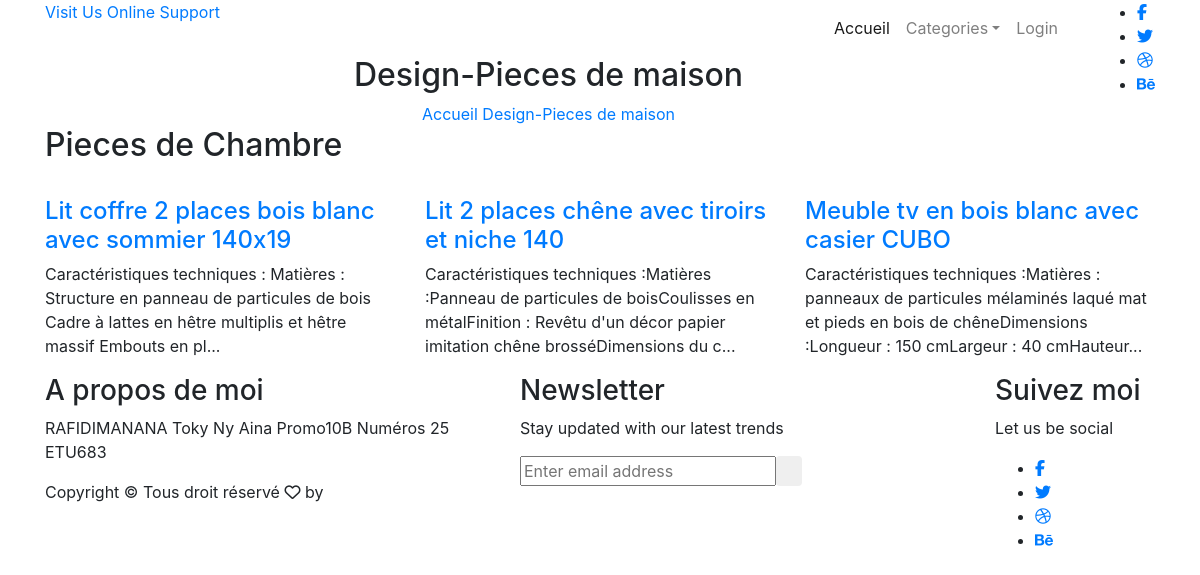
The app's page /produits/2/Chambre/Pieces-de-maison with its own data.
### tables this page shows
CREATE TABLE IF NOT EXISTS `pieces` (
  `IDPIECES` int(10) unsigned NOT NULL AUTO_INCREMENT,
  `IDCATEGORIE` int(10) unsigned NOT NULL,
  `NOMPIECES` varchar(50) DEFAULT NULL,
  `DESCRIPTIONS` longtext,
  `NOTES` int(11) DEFAULT NULL,
  `NOUVEAU` int(11) DEFAULT NULL,
  `MATIERES` longtext,
  PRIMARY KEY (`IDPIECES`),
  KEY `FK_SOUSCATEGORIE` (`IDCATEGORIE`)
);

### web/fonctions/get_data.php (called while the page is built, shortened)
<?php
    function getConnection(){
        $servername = "sql7.freemysqlhosting.net:3306";
        $username = "sql7290683";
        $password = "JjrX6qeGsB";
        $dbname = "sql7290683";
        $con = null;
        try{
            $con = new mysqli($servername, $username, $password, $dbname);
        }catch(Exception $e){
            throw $e->getMessage();
        }
        return $con;
    }
    function getProduitsByCategorie($idcat){
        $response = null;
        $conn = getConnection();
        try{
            $sql = " SELECT * FROM pieces WHERE IDCATEGORIE=".$idcat;
            $result = $conn->query($sql);
            $response = $result;
        }catch(Exception $e){
            throw $e->getMessage();
        }
        return $response;
    }
?>

### web/include/content-produits.php (the view, shortened to what this page needs)
<?php
    $idcat = $_GET['idCategorie'];
    $nompiece = $_GET['nomCategorie'];
	$listes = getProduitsByCategorie($idcat);
?>
 <section class="banner_area">
	<div class="banner_inner d-flex align-items-center">
		<div class="container">
			<div class="banner_content text-center">
				<h2>Design-Pieces de maison</h2>
				<div class="page_link">
					<a href="index.html">Accueil</a>
					<a href="contact.html">Design-Pieces de maison</a>
				</div>
			</div>
		</div>
	</div>
</section>
<section class="furniture_area p_120">
        	<div class="container">
        		<div class="main_title">
        			<h2>Pieces de <?php echo $nompiece; ?></h2>
        		</div>
        		<div class="furniture_inner row">
				<?php
					if($listes->num_rows > 0) {
                        while($row = $listes->fetch_assoc()) {
				?>
        			<div class="col-lg-4">
        				<div class="furniture_item">
        					<a href="fiches/<?php echo $row['IDPIECES']; ?>/fiches-de-produit"><h4><?php echo $row['NOMPIECES']; ?></h4></a>
							<p><?php echo $row['DESCRIPTIONS']; ?></p>
        				</div>
					</div>
                <?php
                        }
				    }
				?>
        		</div>
        	</div>
        </section>

### records on screen
pieces: NOMPIECES "Lit coffre 2 places bois blanc avec sommier 140x19", DESCRIPTIONS "Caractéristiques techniques : Matières : Structure en panneau de particules de bois Cadre à lattes en hêtre multiplis et hêtre massif Embouts en pl..."
pieces: NOMPIECES "Lit 2 places chêne avec tiroirs et niche 140", DESCRIPTIONS "Caractéristiques techniques :Matières :Panneau de particules de boisCoulisses en métalFinition : Revêtu d'un décor papier imitation chêne brosséDimensions du c..."
pieces: NOMPIECES "Meuble tv en bois blanc avec casier CUBO", DESCRIPTIONS "Caractéristiques techniques :Matières : panneaux de particules mélaminés laqué mat et pieds en bois de chêneDimensions :Longueur : 150 cmLargeur : 40 cmHauteur..."

### other values on screen
$nompiece "Chambre"
